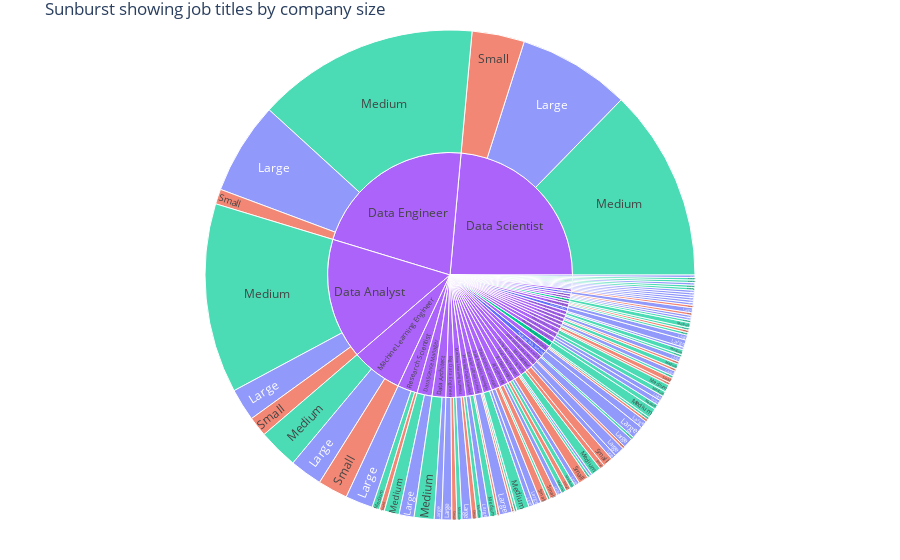

The notebook cell this image was saved under:
### Code cell
# job type and company size by count

fig = px.sunburst(df, path=['job_title','company_size'], color='company_size', title='Sunburst showing job titles by company size'
)
fig.update_layout(margin = dict(t=30, l=20, r=20, b=40))
fig.show()

### Figure 1 — Plotly figure (JSON) as saved in the notebook; plotly's stock layout.template omitted (floating-point values rounded to 4 significant figures; data arrays with more than 128 entries replaced by an {"elided": "..."} marker saying what was removed)
{"data": [{"branchvalues": "total", "customdata": {"elided": "148x1 str values"}, "domain": {"x": [0, 1], "y": [0, 1]}, "hovertemplate": "labels=%{label}<br>count=%{value}<br>parent=%{parent}<br>id=%{id}<br>company_size=%{customdata[0]}<extra></extra>", "ids": {"elided": "148 str values"}, "labels": {"elided": "148 str values"}, "marker": {"colors": {"elided": "148 str values"}}, "name": "", "parents": {"elided": "148 str values"}, "type": "sunburst", "values": {"elided": "148 int values"}}], "layout": {"legend": {"tracegroupgap": 0}, "margin": {"b": 40, "l": 20, "r": 20, "t": 30}, "title": {"text": "Sunburst showing job titles by company size"}}}
